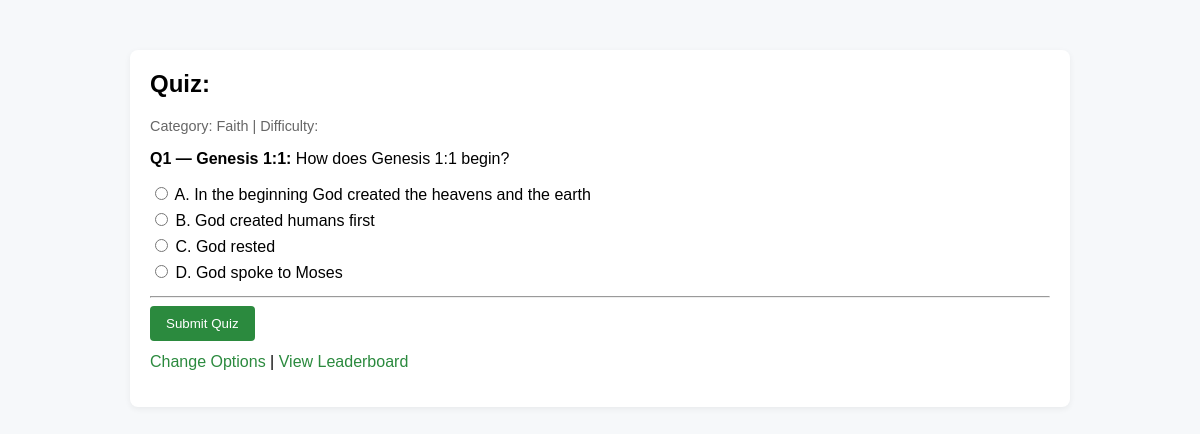
/quiz.php?category=Faith, run on the app's committed database.
### tables this page shows
CREATE TABLE IF NOT EXISTS questions (
  id INT AUTO_INCREMENT PRIMARY KEY,
  scripture_ref VARCHAR(120),
  question TEXT,
  option_a VARCHAR(255),
  option_b VARCHAR(255),
  option_c VARCHAR(255),
  option_d VARCHAR(255),
  correct CHAR(1) NOT NULL,
  category VARCHAR(100) DEFAULT 'Faith',
  difficulty ENUM('Easy','Medium','Hard') DEFAULT 'Easy'
);

### src/functions.php (called while the page is built, shortened)
<?php
function esc($s){
    return htmlspecialchars($s, ENT_QUOTES | ENT_SUBSTITUTE, 'UTF-8');
}
?>

### public/quiz.php (the view, shortened to what this page needs)
<?php
require_once __DIR__ . '/../src/db.php';
require_once __DIR__ . '/../src/functions.php';
$category = $_SESSION['quiz_category'] ?? '';
$difficulty = $_SESSION['quiz_difficulty'] ?? '';
$n = intval($_SESSION['quiz_n'] ?? 10);
$where = [];
$params = [];
$types = '';
if ($category !== '') {
    $where[] = "category = ?";
    $types .= 's';
    $params[] = $category;
}
$sql = "SELECT id, scripture_ref, question, option_a, option_b, option_c, option_d FROM questions";
if (count($where)) $sql .= " WHERE " . implode(' AND ', $where);
$sql .= " ORDER BY RAND() LIMIT ?";
$stmt = $mysqli->prepare($sql);
if (count($params)) {
    $types_full = $types . 'i';
    $params_full = $params;
    $params_full[] = $n;
    $stmt->bind_param($types_full, ...$params_full);
} else {
    $stmt->bind_param('i', $n);
}
$stmt->execute();
$result = $stmt->get_result();
$questions = $result->fetch_all(MYSQLI_ASSOC);
?>
<!doctype html>
<html>
<head>
<link rel="stylesheet" href="style.css">
</head>
<body>
<div class="container">
  <h2>Quiz: <?= esc($_SESSION['user_name'] ?? 'Guest') ?></h2>
  <p class="small">Category: <?= esc($category) ?> | Difficulty: <?= esc($difficulty) ?></p>
  <?php if (count($questions) === 0): ?>
    <p>No questions found for the selected filters. <a href="index.php">Go back</a>.</p>
  <?php else: ?>
  <form method="post" id="quizForm">
    <?php foreach($questions as $i => $q): ?>
      <div class="quiz-question">
        <p><strong>Q<?= $i+1 ?> — <?= esc($q['scripture_ref']) ?>:</strong> <?= esc($q['question']) ?></p>
        <div class="options">
          <label><input type="radio" name="answers[<?= $q['id'] ?>]" value="A" required> A. <?= esc($q['option_a']) ?></label>
          <label><input type="radio" name="answers[<?= $q['id'] ?>]" value="B"> B. <?= esc($q['option_b']) ?></label>
          <label><input type="radio" name="answers[<?= $q['id'] ?>]" value="C"> C. <?= esc($q['option_c']) ?></label>
          <label><input type="radio" name="answers[<?= $q['id'] ?>]" value="D"> D. <?= esc($q['option_d']) ?></label>
        </div>
      </div>
      <hr>
    <?php endforeach; ?>
    <button type="submit">Submit Quiz</button>
  </form>
  <?php endif; ?>
  <p style="margin-top:12px;"><a class="link" href="index.php">Change Options</a> | <a class="link" href="leaderboard.php">View Leaderboard</a></p>
</div>
</body>
</html>

### public/style.css (style rules this page uses)
body { font-family:Arial,Helvetica,sans-serif;background:#f6f8fa;margin:0;padding:20px; }
.container { max-width:900px;margin:30px auto;background:#fff;padding:20px;border-radius:8px;box-shadow:0 2px 6px rgba(0,0,0,0.06); }
h1,h2 { margin-top:0; }
button, input[type="submit"] { background:#2b8a3e;color:#fff;border:0;padding:10px 16px;border-radius:4px;cursor:pointer; }
.quiz-question { margin-bottom:14px; }
.options label { display:block;margin:6px 0; }
.link { color:#2b8a3e;text-decoration:none; }
.small { font-size:0.9em;color:#666; }

### data on the page
questions: scripture_ref "Genesis 1:1", question "How does Genesis 1:1 begin?", option_a "In the beginning God created the heavens and the earth", option_b "God created humans first", option_c "God rested", option_d "God spoke to Moses"

### other printed values
$category "Faith"
